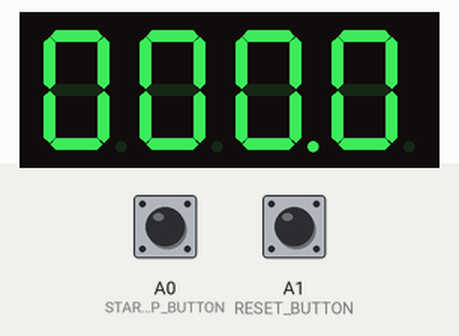
Recording of a program running on a simulated Arduino Uno, built with avr-gcc and run on an emulated ATmega328P. On the bench: 4-digit seven-segment display. The inputs (shaded band) are chosen by the test bench; at power-on: A0 (START_STOP_BUTTON) LOW, A1 (RESET_BUTTON) LOW.

Above: at 1.2 s.
1.3 s: A0 (START_STOP_BUTTON) pulled HIGH for 0.15 s
At 1.5 s:
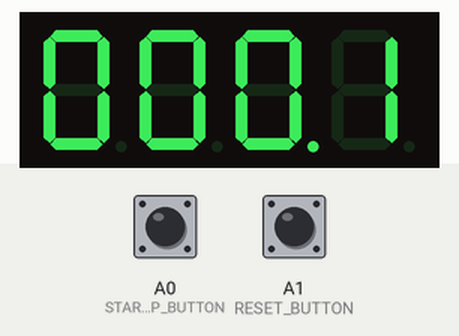
2.9 s: A1 (RESET_BUTTON) pulled HIGH for 0.15 s
At 3.2 s:
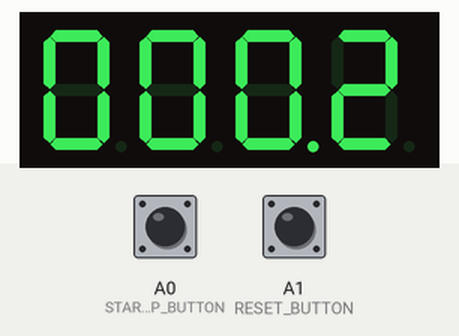
4.9 s: A1 (RESET_BUTTON) pulled HIGH for 1 s
At 6.15 s:
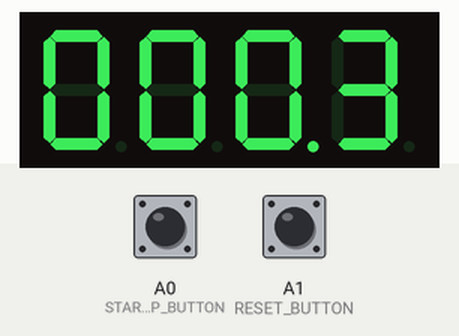

Measured:
- after the input at 1.3 s, the display: changes after 0.15 s (image 1)

The program:

main.cpp
```cpp
/*
 * @file main.cpp
 *
 * @author C. Smith
 */

#include <Arduino.h>
#include <SevSeg.h>

enum TimerState
{
  STOPPED,
  RUNNING
};

static SevSeg sevSeg;

static const auto START_STOP_BUTTON = A0;
static const auto RESET_BUTTON = A1;

static unsigned long timer = 0;
static int deciSeconds = 0;
static TimerState timerState = STOPPED;

void setup()
{
  const byte numDigits = 4;
  byte digitPins[] = {2, 3, 4, 5};
  byte segmentPins[] = {6, 7, 8, 9, 10, 11, 12, 13};

  sevSeg.begin(COMMON_CATHODE, numDigits, digitPins, segmentPins,
               false, false, true);
  sevSeg.setBrightness(70);

  pinMode(START_STOP_BUTTON, INPUT);
  pinMode(RESET_BUTTON, INPUT);

  timer = millis();
}

void loop()
{
  if (digitalRead(START_STOP_BUTTON) == HIGH)
  {
    timerState = (timerState == STOPPED) ? RUNNING : STOPPED;
    sevSeg.setNumber(deciSeconds, 1);
    while (digitalRead(START_STOP_BUTTON) == HIGH)
    {
      sevSeg.refreshDisplay();
    }
    return;
  }

  if (digitalRead(RESET_BUTTON) == HIGH)
  {
    deciSeconds = 0;
    sevSeg.setNumber(deciSeconds, 1);
    while (digitalRead(RESET_BUTTON) == HIGH)
    {
      sevSeg.refreshDisplay();
    }
    return;
  }

  if (timerState == RUNNING)
  {
    auto currentTime = millis();
    if (currentTime >= timer)
    {
      deciSeconds++;
      timer = currentTime + 100;
      if (deciSeconds == 10000)
      {
        deciSeconds = 0;
      }
    }
  }

  sevSeg.setNumber(deciSeconds, 1);
  sevSeg.refreshDisplay();
}
```
